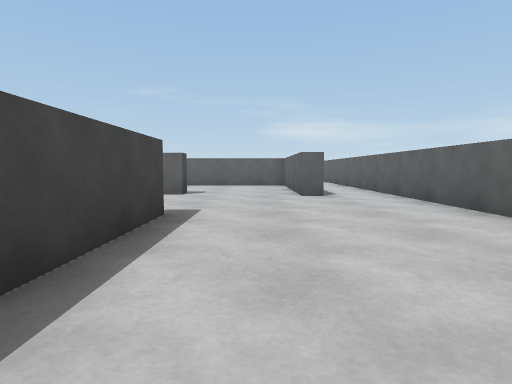
view 1 (above)

24 first-person views from a walk through a 3-D level made in the Unity game engine. The camera is 0.62 m above the floor, tilts 4° down and sees 75° across. The floor is counted in squares, 1 m on a side. Each view is taken from the middle of a square. On the plan, view 1 faces up. The plan holds only what a view shows up to about 10 squares ahead; the rest is blank. The place goes on beyond the plan. The player is left out.

view 2
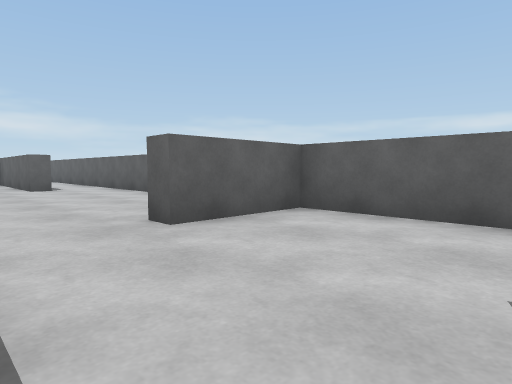

view 3
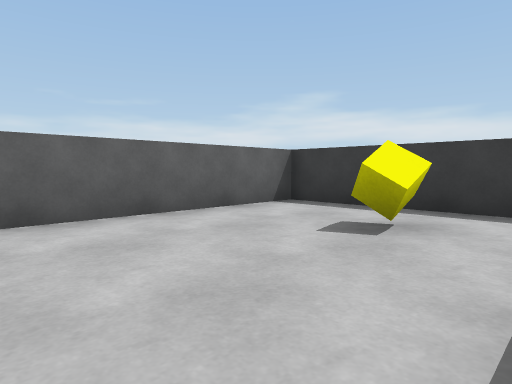

view 4
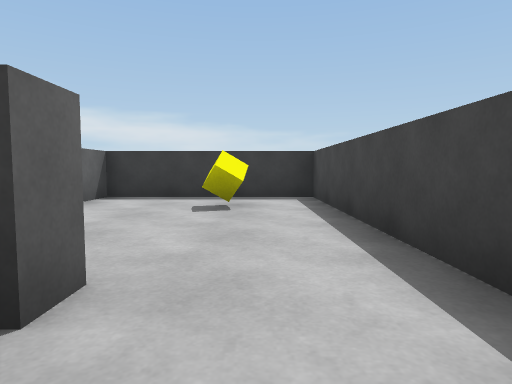

view 5
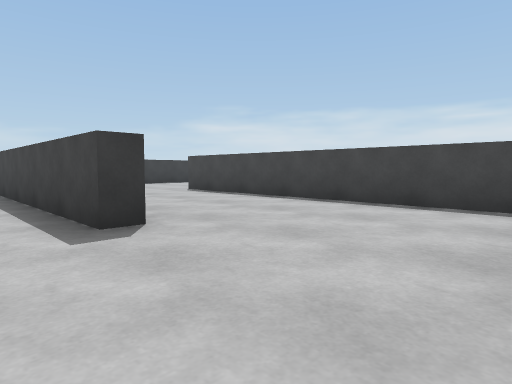

view 6
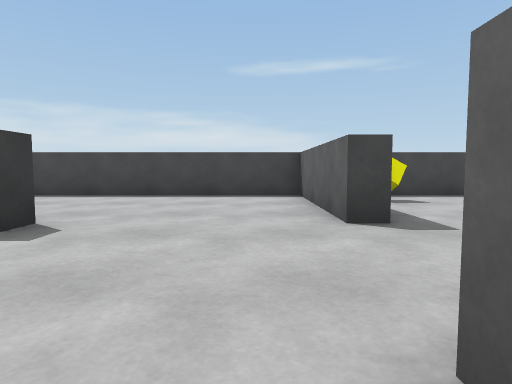

view 7
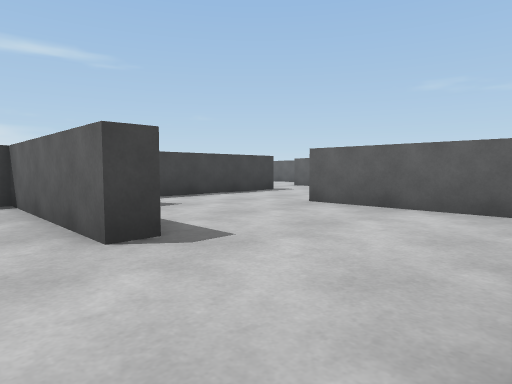

view 8
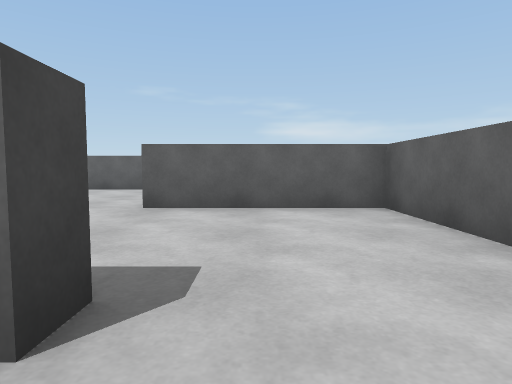

view 9
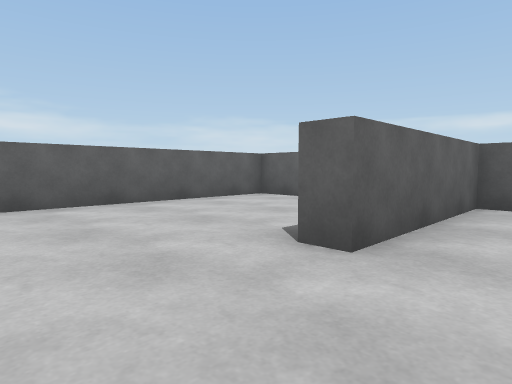

view 10
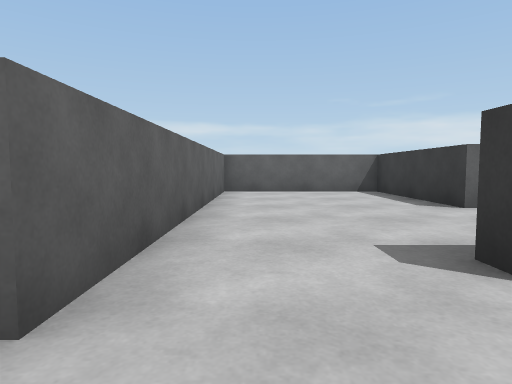

view 11
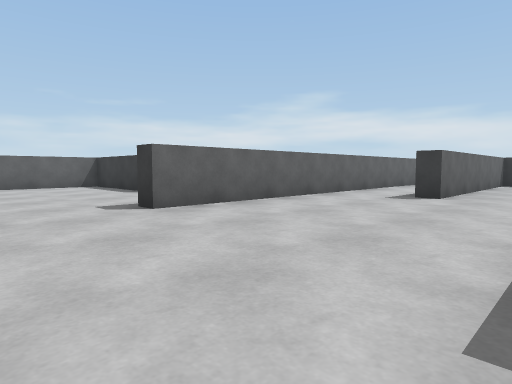

view 12
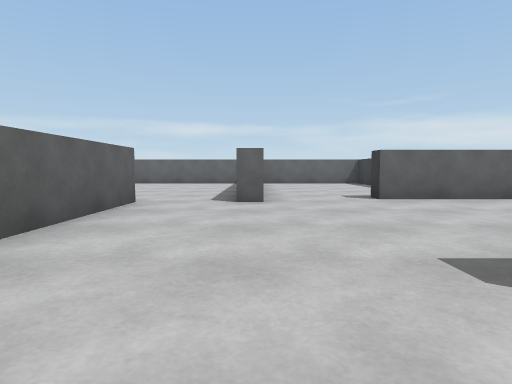

view 13
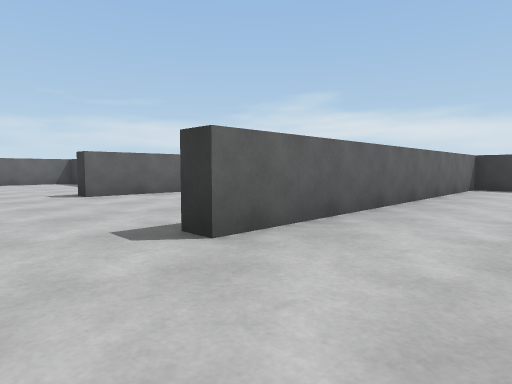

view 14
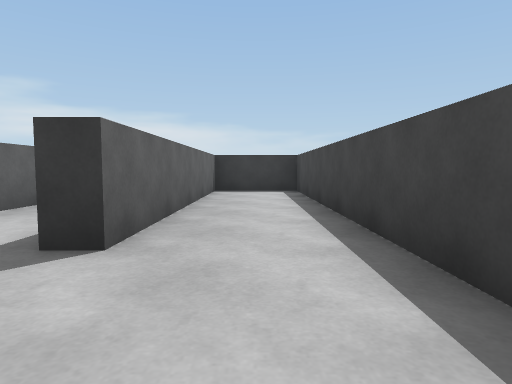

view 15
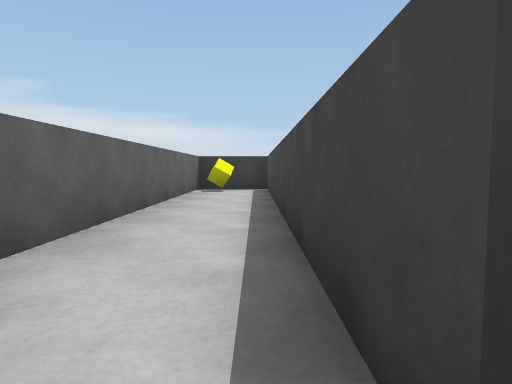

view 16
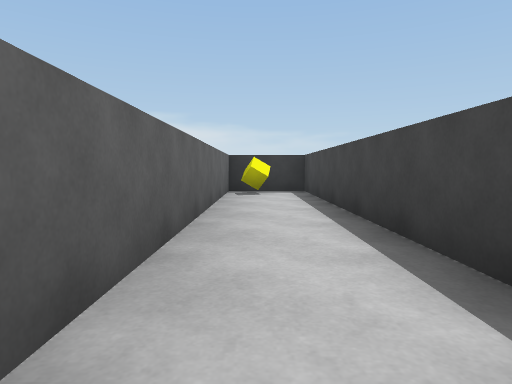

view 17
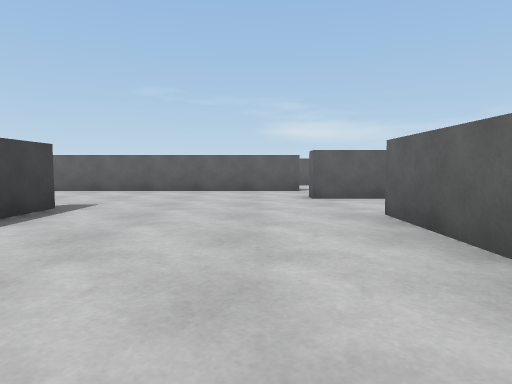

view 18
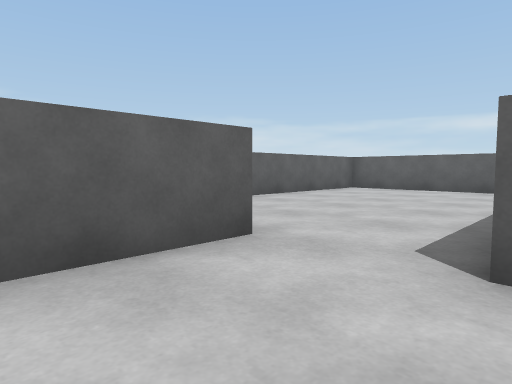

view 19
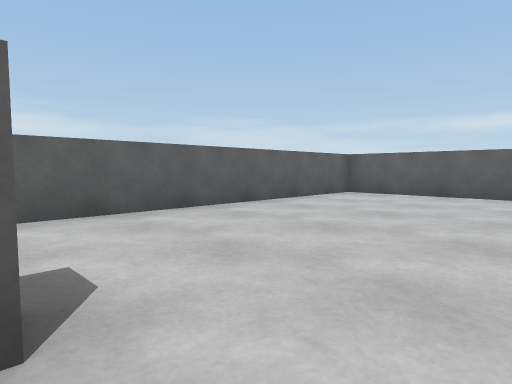

view 20
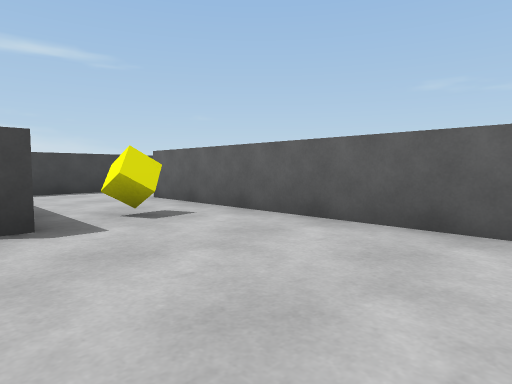

view 21
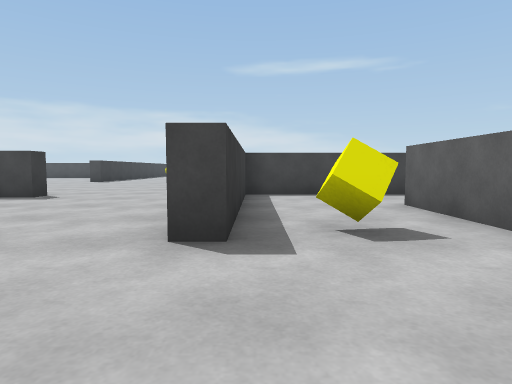

view 22
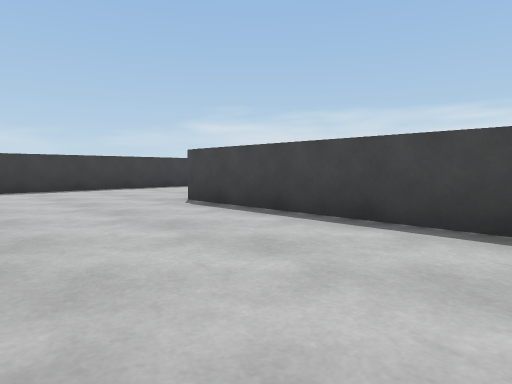

view 23
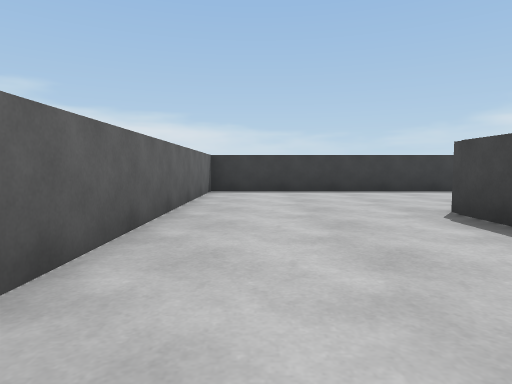

view 24
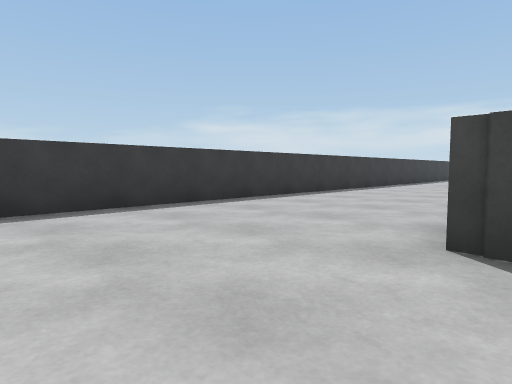

### Floor plan
Points are (right, up) in squares from view 1. A wall is a line through its corners. A room is listed if a view was taken in it or the views show most of it. See-through windows are left out.
Room 1 (views 1, 2, 3)
walls: (-1.3, 1.5) (-1.3, -5.2) (3.3, -5.2) (3.3, 0.2) (1, 0.2) (1, 0.9)
ways out: opening at (-0.5, 1) to room 2
objects: yellow cube (1, -3)
Room 2 (views 4, 6, 7, 8, 22, 23, 24)
walls: (-12, -5.2) (-1.8, -5.2) (-1.8, 2.5); (-1.9, 4.5) (-1.3, 4.5) (-1.3, 1.5); (-1.8, 8) (-5.8, 8) (-5.8, -0.8); (1.6, 7.6) (1, 7.6); (3.3, 4.1) (3.3, 10)
ways out: opening at (-0.5, 1) to room 1; opening at (-0.5, 8) to room 3
Room 3 (views 5, 9)
walls: (-1.8, 8.6) (-1.8, 8); (-6.3, 14.5) (-5.8, 14.5) (-5.8, 10.1); (1, 7.6) (1, 12.2) (-2.8, 12.2) (-2.8, 12.7) (1, 12.7) (1, 16.9) (-6.8, 16.9)
ways out: opening at (-0.5, 8) to room 2; opening at (-6, 15.5) to room 4
objects: yellow cube (-4, 10)
Room 4 (views 10, 11, 12, 13, 14, 15, 16, 17, 18, 19)
walls: (-11.2, 10.6) (-11.2, 2.7) (-8.9, 2.7) (-8.9, 9.5) (-8.4, 9.5) (-8.4, -0.2) (-6.3, -0.2) (-6.3, 14.5); (-12.6, 5.7) (-11.7, 5.7) (-11.7, 15.2) (-11.2, 15.2) (-11.2, 14); (-6.8, 16.9) (-6.8, 17.4); (-6.8, 19.2) (-13.6, 19.2)
ways out: opening at (-6, 15.5) to room 3; opening at (-6.5, 18.5) to room 5
objects: yellow cube (-7, 1)
Room 5 (views 20, 21)
walls: (1, 18.6) (1, 22.6) (-9.8, 22.6); (-11.8, 19.8) (-6.8, 19.8) (-6.8, 19.2); (-12, 23.6) (-12, 19.8)
ways out: opening at (-6.5, 18.5) to room 4; opening at (-10.5, 23)
objects: yellow cube (-7, 21)

Where each view was taken, in squares from view 1:
view 1: 0 up, 0 right, facing up
view 2: 3 down, 1 left, facing up-right
view 3: 0 up, 1 left, facing down-right
view 4: 2 up, 0 right, facing down
view 5: 8 up, 0 right, facing down-left
view 6: 7 up, 2 right, facing left
view 7: 7 up, 1 right, facing up-left
view 8: 7 up, 1 left, facing up
view 9: 11 up, 5 left, facing up-right
view 10: 16 up, 8 left, facing right
view 11: 17 up, 11 left, facing down-right
view 12: 17 up, 13 left, facing right
view 13: 17 up, 14 left, facing down-right
view 14: 12 up, 10 left, facing down
view 15: 10 up, 8 left, facing down
view 16: 9 up, 7 left, facing down
view 17: 10 up, 8 left, facing up
view 18: 17 up, 9 left, facing up-right
view 19: 18 up, 7 left, facing up-right
view 20: 19 up, 3 left, facing up-left
view 21: 20 up, 4 left, facing left
view 22: 5 up, 2 left, facing down-left
view 23: 4 up, 3 left, facing down
view 24: 0 up, 3 left, facing down-left
